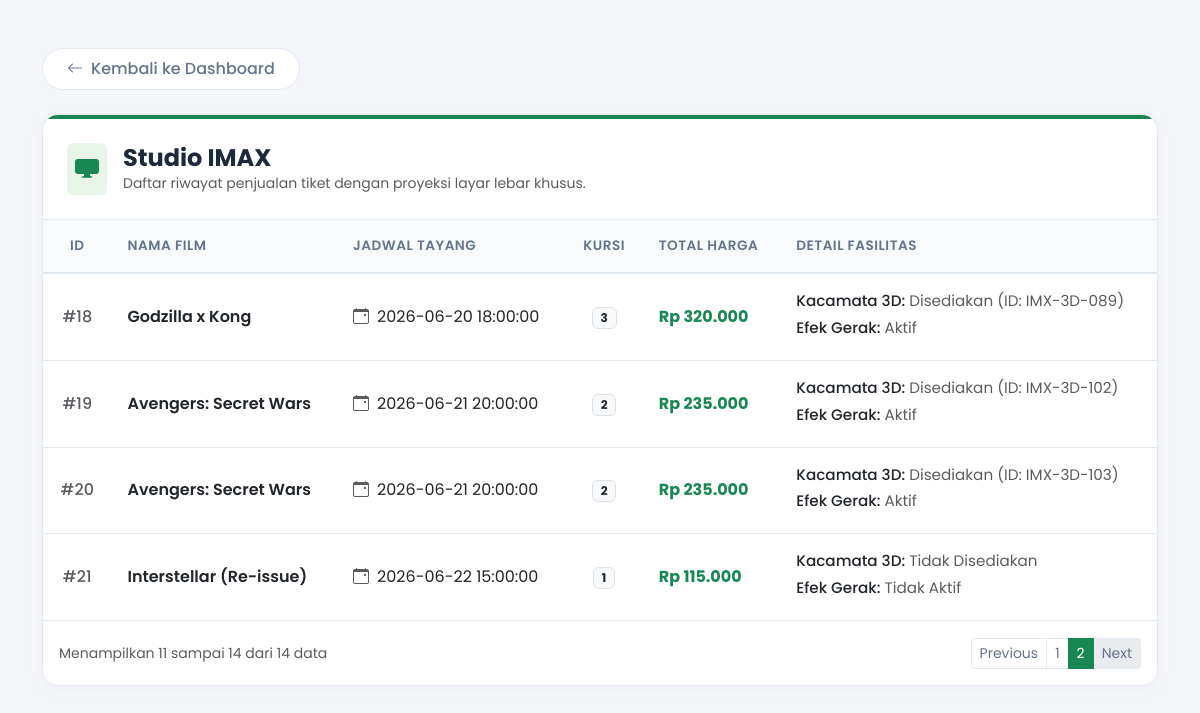
The app's page /views/imax.php?page=2 with its own data.
### tables this page shows
CREATE TABLE `tabel_tiket` (
  `id_tiket` int(11) NOT NULL AUTO_INCREMENT,
  `nama_film` varchar(255) NOT NULL,
  `jadwal_tayang` datetime NOT NULL,
  `jumlah_kursi` int(11) NOT NULL,
  `harga_dasar_tiket` int(11) NOT NULL,
  `jenis_studio` enum('Regular','IMAX','Velvet') NOT NULL,
  `tipe_audio` varchar(50) DEFAULT NULL,
  `lokasi_baris` varchar(10) DEFAULT NULL,
  `kacamata_3d_id` varchar(50) DEFAULT NULL,
  `efek_gerak_fitur` tinyint(1) DEFAULT NULL,
  `bantal_selimut_pack` tinyint(1) DEFAULT NULL,
  `layanan_butler` tinyint(1) DEFAULT NULL,
  PRIMARY KEY (`id_tiket`)
);

### models/tiket.php (called while the page is built, shortened)
<?php
abstract class Tiket {
    protected int $id_tiket;
    protected string $nama_film;
    protected string $jadwal_tayang;
    protected int $jumlah_kursi;
    protected static string $kategoriStudio = '';
    public function __construct(
        int $id_tiket,
        string $nama_film,
        string $jadwal_tayang,
        int $jumlah_kursi,
        int $hargaDasarTiket
    ) {
        $this->id_tiket = $id_tiket;
        $this->nama_film = $nama_film;
        $this->jadwal_tayang = $jadwal_tayang;
        $this->jumlah_kursi = $jumlah_kursi;
        $this->hargaDasarTiket = $hargaDasarTiket;
    }
    public function getIdTiket(): int {
        return $this->id_tiket;
    }
    public function getNamaFilm(): string {
        return $this->nama_film;
    }
    public function getJadwalTayang(): string {
        return $this->jadwal_tayang;
    }
    public function getJumlahKursi(): int {
        return $this->jumlah_kursi;
    }
    public static function ambilSemuaData(PDO $pdo): array {
        $kategori = static::$kategoriStudio;
        $stmt = $pdo->prepare("SELECT * FROM tabel_tiket WHERE jenis_studio = :kategori");
        $stmt->execute(['kategori' => $kategori]);
        $rows = $stmt->fetchAll();
        $result = [];
        foreach ($rows as $row) {
            $result[] = static::rakitObjek($row);
        }
        return $result;
    }
}
?>

### models/tiketImax.php (called while the page is built, shortened)
<?php
require_once __DIR__ . '/tiket.php';
class TiketIMAX extends Tiket {
    private ?string $kacamata3dId;
    private ?bool $efekGerakFitur;
    public function __construct(
        int $id_tiket,
        string $nama_film,
        string $jadwal_tayang,
        int $jumlah_kursi,
        int $hargaDasarTiket,
        ?string $kacamata3dId,
        ?bool $efekGerakFitur
    ) {
        $this->kacamata3dId = $kacamata3dId;
        $this->efekGerakFitur = $efekGerakFitur;
    }
    public function hitungTotalHarga(): int {
        return ($this->jumlah_kursi * $this->hargaDasarTiket) + 35000;
    }
    public function tampilkanInfoFasilitas(): array {
        $statusKacamata = $this->kacamata3dId ? "Disediakan (ID: " . $this->kacamata3dId . ")" : "Tidak Disediakan";
        $statusEfek = $this->efekGerakFitur ? "Aktif" : "Tidak Aktif";
        return [
            'Kacamata 3D' => $statusKacamata,
            'Efek Gerak'  => $statusEfek
        ];
    }
    protected static function rakitObjek(array $row): self {
        return new self(
            $row['id_tiket'],
            $row['nama_film'],
            $row['jadwal_tayang'],
            $row['jumlah_kursi'],
            $row['harga_dasar_tiket'],
            $row['kacamata_3d_id'],
            $row['efek_gerak_fitur'] !== null ? (bool)$row['efek_gerak_fitur'] : null
        );
    }
}
?>

### views/imax.php (the view, shortened to what this page needs)
<?php
require_once '../models/tiketImax.php';
$database = new Database();
$pdo = $database->getConnection();
$daftarTiket = TiketIMAX::ambilSemuaData($pdo);
$perPage = 10;
$totalData = count($daftarTiket);
$totalPages = ceil($totalData / $perPage);
$page = isset($_GET['page']) ? (int)$_GET['page'] : 1;
$offset = ($page - 1) * $perPage;
$dataHalamanIni = array_slice($daftarTiket, $offset, $perPage);
?>
<!DOCTYPE html>
<html lang="id">
<head>
    <link href="https://cdn.jsdelivr.net/npm/bootstrap@5.3.0/dist/css/bootstrap.min.css" rel="stylesheet">
    <link href="https://cdn.jsdelivr.net/npm/bootstrap-icons@1.10.0/font/bootstrap-icons.css" rel="stylesheet">
</head>
<body>
<div class="container py-5 animate-fade">
    <div class="mb-4">
        <a href="../index.php" class="btn-back text-decoration-none d-inline-flex align-items-center">
            <i class="bi bi-arrow-left me-2"></i> Kembali ke Dashboard
        </a>
    </div>
    <div class="premium-card">
        <div class="card-header-custom d-flex align-items-center">
            <div class="p-2 rounded me-3" style="background-color: #e8f5e9; color: var(--accent-imax);">
                <i class="bi bi-display-fill fs-4"></i>
            </div>
            <div>
                <h4 class="mb-0 fw-bold">Studio IMAX</h4>
                <p class="text-muted mb-0 small">Daftar riwayat penjualan tiket dengan proyeksi layar lebar khusus.</p>
            </div>
        </div>
        <div class="card-body p-0">
            <div class="table-responsive">
                <table class="table table-hover align-middle">
                    <thead>
                        <tr>
                            <th class="text-center">ID</th>
                            <th>Nama Film</th>
                            <th>Jadwal Tayang</th>
                            <th class="text-center">Kursi</th>
                            <th>Total Harga</th>
                            <th>Detail Fasilitas</th>
                        </tr>
                    </thead>
                    <tbody>
                        <?php if ($totalData > 0): ?>
                            <?php foreach ($dataHalamanIni as $tiket): ?>
                                <tr>
                                    <td class="text-center fw-medium text-muted">#<?= $tiket->getIdTiket(); ?></td>
                                    <td class="fw-semibold"><?= $tiket->getNamaFilm(); ?></td>
                                    <td><i class="bi bi-calendar-event me-2 text-muted"></i><?= $tiket->getJadwalTayang(); ?></td>
                                    <td class="text-center"><span class="badge bg-light text-dark border"><?= $tiket->getJumlahKursi(); ?></span></td>
                                    <td class="fw-bold" style="color: var(--accent-imax);">
                                        Rp <?= number_format($tiket->hitungTotalHarga(), 0, ',', '.'); ?>
                                    </td>
                                    <td>
                                        <ul class="list-unstyled mb-0 text-muted">
                                            <?php foreach ($tiket->tampilkanInfoFasilitas() as $fitur => $status): ?>
                                                <li><span class="fw-medium text-dark"><?= $fitur; ?>:</span> <?= $status; ?></li>
                                            <?php endforeach; ?>
                                        </ul>
                                    </td>
                                </tr>
                            <?php endforeach; ?>
                        <?php endif; ?>
                    </tbody>
                </table>
            </div>
            <?php if ($totalData > 0): ?>
            <div class="p-3 border-top border-light d-flex justify-content-between align-items-center bg-white">
                <span class="text-muted small">
                    Menampilkan <?= $offset + 1 ?> sampai <?= min($offset + $perPage, $totalData) ?> dari <?= $totalData ?> data
                </span>
                <nav aria-label="Page navigation">
                    <ul class="pagination pagination-sm mb-0">
                        <li class="page-item <?= ($page <= 1) ? 'disabled' : '' ?>">
                            <a class="page-link" href="?page=<?= $page - 1 ?>">Previous</a>
                        </li>
                        <?php for ($i = 1; $i <= $totalPages; $i++): ?>
                            <li class="page-item <?= ($i == $page) ? 'active' : '' ?>">
                                <a class="page-link" href="?page=<?= $i ?>"><?= $i ?></a>
                            </li>
                        <?php endfor; ?>
                        <li class="page-item <?= ($page >= $totalPages) ? 'disabled' : '' ?>">
                            <a class="page-link" href="?page=<?= $page + 1 ?>">Next</a>
                        </li>
                    </ul>
                </nav>
            </div>
            <?php endif; ?>
        </div>
    </div>
</div>
</body>
</html>

### views/imax.php (style rules this page uses)
:root { --bg-main: #f4f6f9; --card-bg: #ffffff; --text-dark: #1e293b; --text-muted: #64748b; --border-light: #e2e8f0; --accent-imax: #198754; }
body { font-family: 'Poppins', sans-serif; background-color: var(--bg-main); color: var(--text-dark); }
.animate-fade { animation: fadeIn 0.5s ease-out forwards; }
.premium-card { background-color: var(--card-bg); border: 1px solid var(--border-light); border-radius: 16px; box-shadow: 0 4px 20px rgba(0,0,0,0.03); overflow: hidden; }
.card-header-custom { background-color: transparent; border-bottom: 1px solid var(--border-light); padding: 1.5rem; border-top: 4px solid var(--accent-imax); }
.btn-back { background-color: #ffffff; color: var(--text-muted); border: 1px solid var(--border-light); border-radius: 50px; padding: 0.5rem 1.5rem; font-weight: 500; transition: all 0.3s; }
.table { margin-bottom: 0; color: var(--text-dark); }
.table > thead > tr > th { background-color: #f8fafc; color: var(--text-muted); font-weight: 600; text-transform: uppercase; font-size: 0.85rem; letter-spacing: 0.5px; border-bottom: 2px solid var(--border-light); padding: 1rem; }
.table > tbody > tr > td { padding: 1rem; vertical-align: middle; border-bottom: 1px solid var(--border-light); }
.list-unstyled li { margin-bottom: 0.25rem; font-size: 0.95rem; }
.pagination .page-link { color: var(--text-muted); border-color: var(--border-light); box-shadow: none; }
.pagination .page-item.active .page-link { background-color: var(--accent-imax); border-color: var(--accent-imax); color: #fff; }

### records on screen
tabel_tiket: id_tiket "18", nama_film "Godzilla x Kong", jadwal_tayang "2026-06-20 18:00:00", jumlah_kursi "3", $tiket->hitungTotalHarga() "320.000", fitur "Kacamata 3D", status "Disediakan (ID: IMX-3D-089)", fitur "Efek Gerak", status "Aktif"
tabel_tiket: id_tiket "19", nama_film "Avengers: Secret Wars", jadwal_tayang "2026-06-21 20:00:00", jumlah_kursi "2", $tiket->hitungTotalHarga() "235.000", fitur "Kacamata 3D", status "Disediakan (ID: IMX-3D-102)", fitur "Efek Gerak", status "Aktif"
tabel_tiket: id_tiket "20", nama_film "Avengers: Secret Wars", jadwal_tayang "2026-06-21 20:00:00", jumlah_kursi "2", $tiket->hitungTotalHarga() "235.000", fitur "Kacamata 3D", status "Disediakan (ID: IMX-3D-103)", fitur "Efek Gerak", status "Aktif"
tabel_tiket: id_tiket "21", nama_film "Interstellar (Re-issue)", jadwal_tayang "2026-06-22 15:00:00", jumlah_kursi "1", $tiket->hitungTotalHarga() "115.000", fitur "Kacamata 3D", status "Tidak Disediakan", fitur "Efek Gerak", status "Tidak Aktif"

### other values on screen
$offset + 1 "11"
min($offset + $perPage, $totalData) "14"
$totalData "14"
